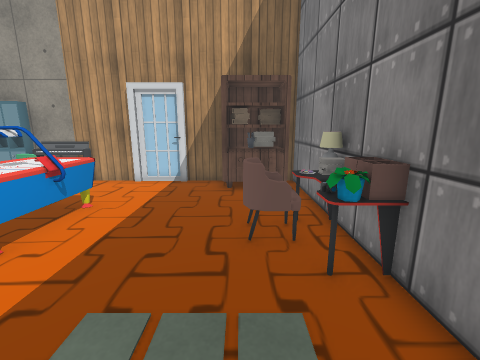
View 1 (above)

16 first-person views from a walk through a 3-D level made in the Unity game engine. The camera is 1.3 m above the floor, tilts 12° down and sees 90° across. The floor is counted in squares, 0.5 m on a side. Each view is taken from the middle of a square. On the plan, view 1 faces up. The plan holds only what a view shows up to about 17 squares ahead; the rest is blank. The player character is not drawn. Some surface patterns are stand-ins.

View 2
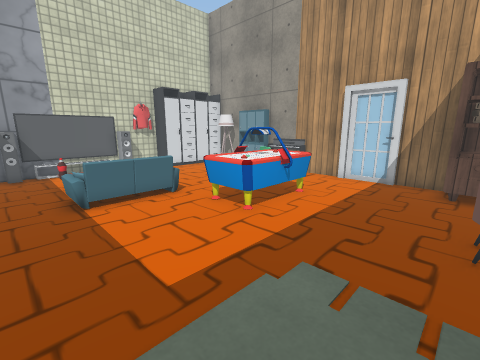

View 3
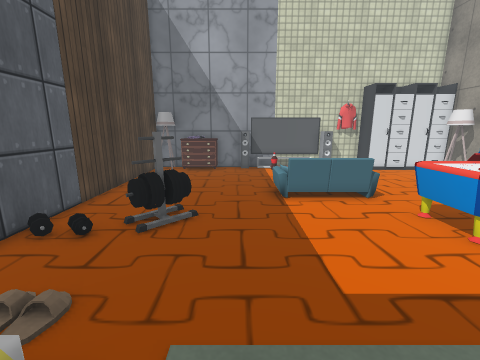

View 4
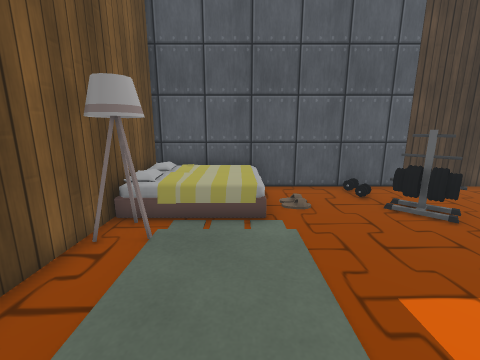

View 5
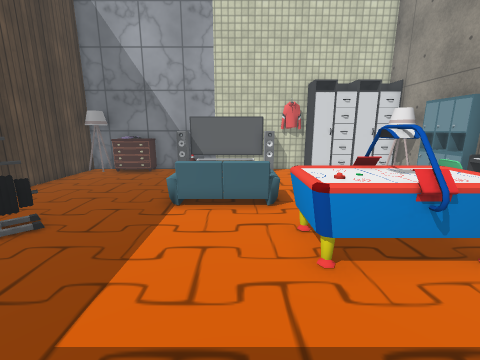

View 6
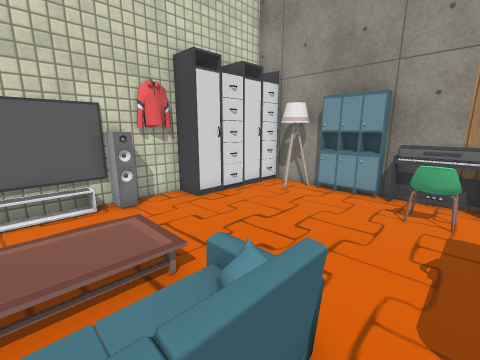

View 7
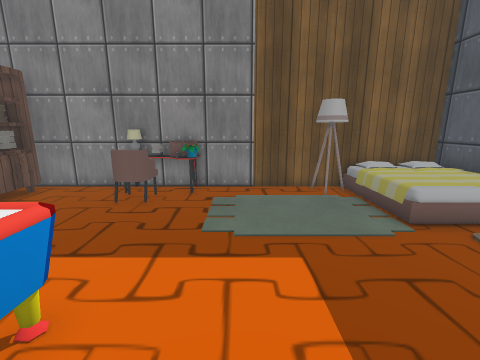

View 8
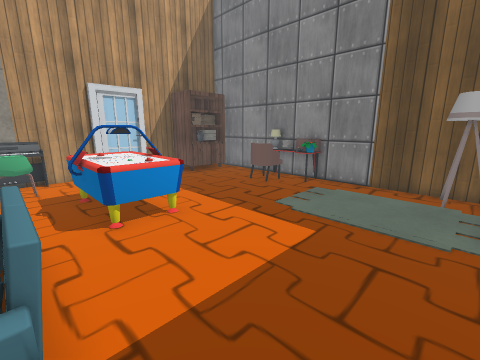

View 9
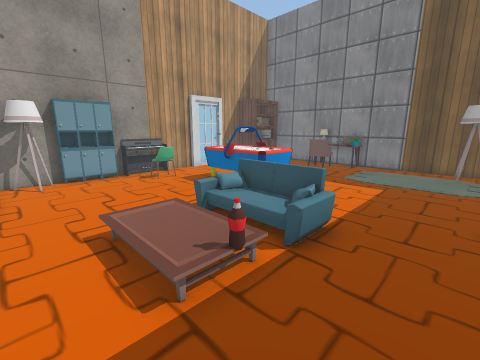

View 10
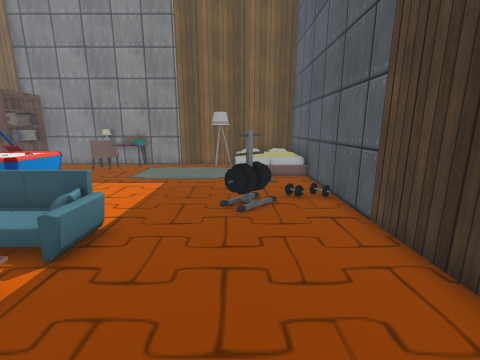

View 11
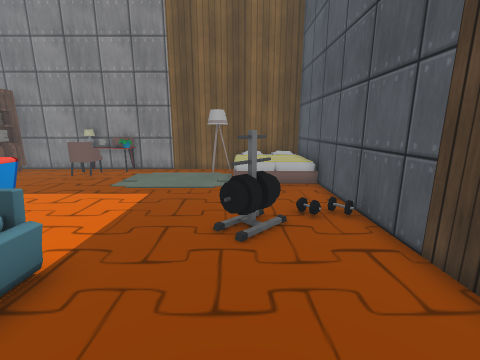

View 12
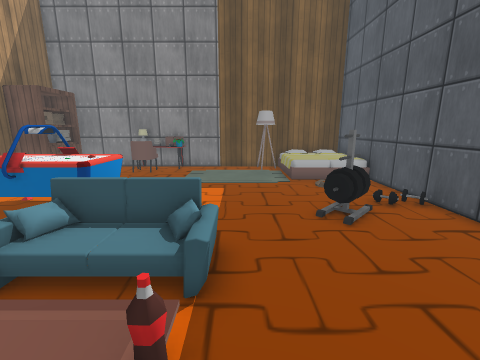

View 13
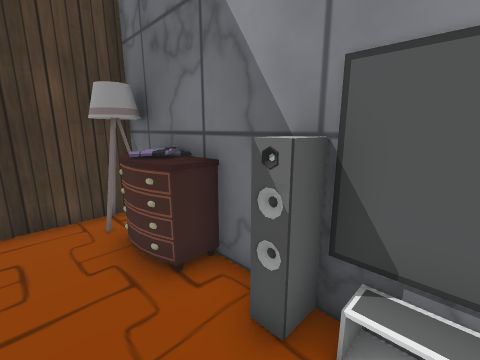

View 14
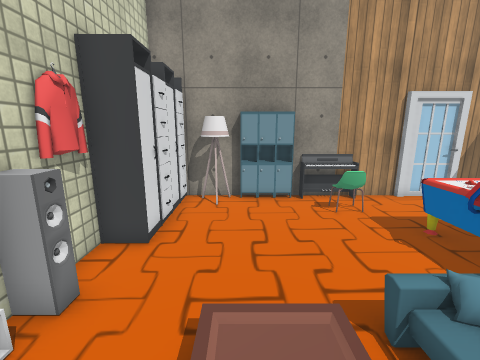

View 15
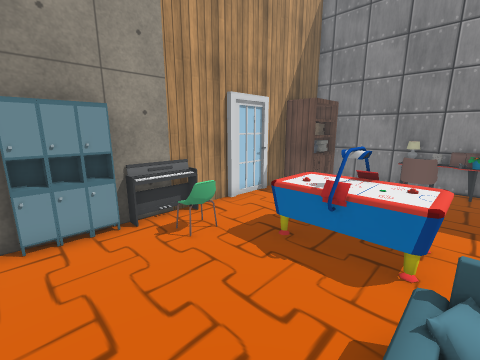

View 16
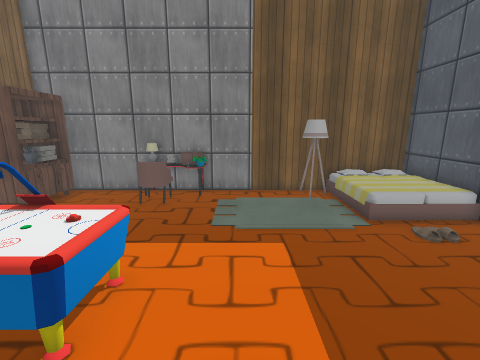

### Floor plan
Key: @ floor where view 1 was taken; # wall or solid block; . main floor; : floor 0.25 m higher than the main floor; + floor 0.5 m higher than the main floor; * floor 0.75 m higher than the main floor; / step, stairs or slope; v drop or lower ground; O other object.
Columns run from 17 left of view 1 to 3 right of it. Each row starts with its distance up from view 1.
 13  ###########  ###   #
 12  O#OOOOOOO######OOOO#
 11  OOO............OOOO#
 10  O .....O.......... #
  9  O .................#
  8  O........OOO.......#
  7 #O........OOO..... O#
  6 #.........OOO....OOO#
  5 #.........OOO....OOO#
  4 #...///:O.OOO......O#
  3 #...::.:v..........O#
  2 #...::.:v...........#
  1 #...:O.+*.......  ..#
  0 ##.............. @..#
 -1 ##.............. .OO#
 -2 #.................OO#
 -3 #O........OO....OOOO#
 -4 #O........OO....OOOO#
 -5 #O..............OOOO#
 -6 #O..............OOOO#
 -7 #####################

Positions as (right, up) in squares from view 1, and headings:
1: (0, 0), facing up
2: (0, -1), facing up-left
3: (0, -1), facing left
4: (-1, 4), facing down
5: (-1, 3), facing left
6: (-8, 2), facing up-left
7: (-8, 2), facing right
8: (-9, -2), facing up-right
9: (-15, -2), facing up-right
10: (-15, -3), facing right
11: (-13, -3), facing right
12: (-14, 0), facing right
13: (-14, 1), facing down-left
14: (-13, 1), facing up
15: (-13, 4), facing up-right
16: (-10, 2), facing right
